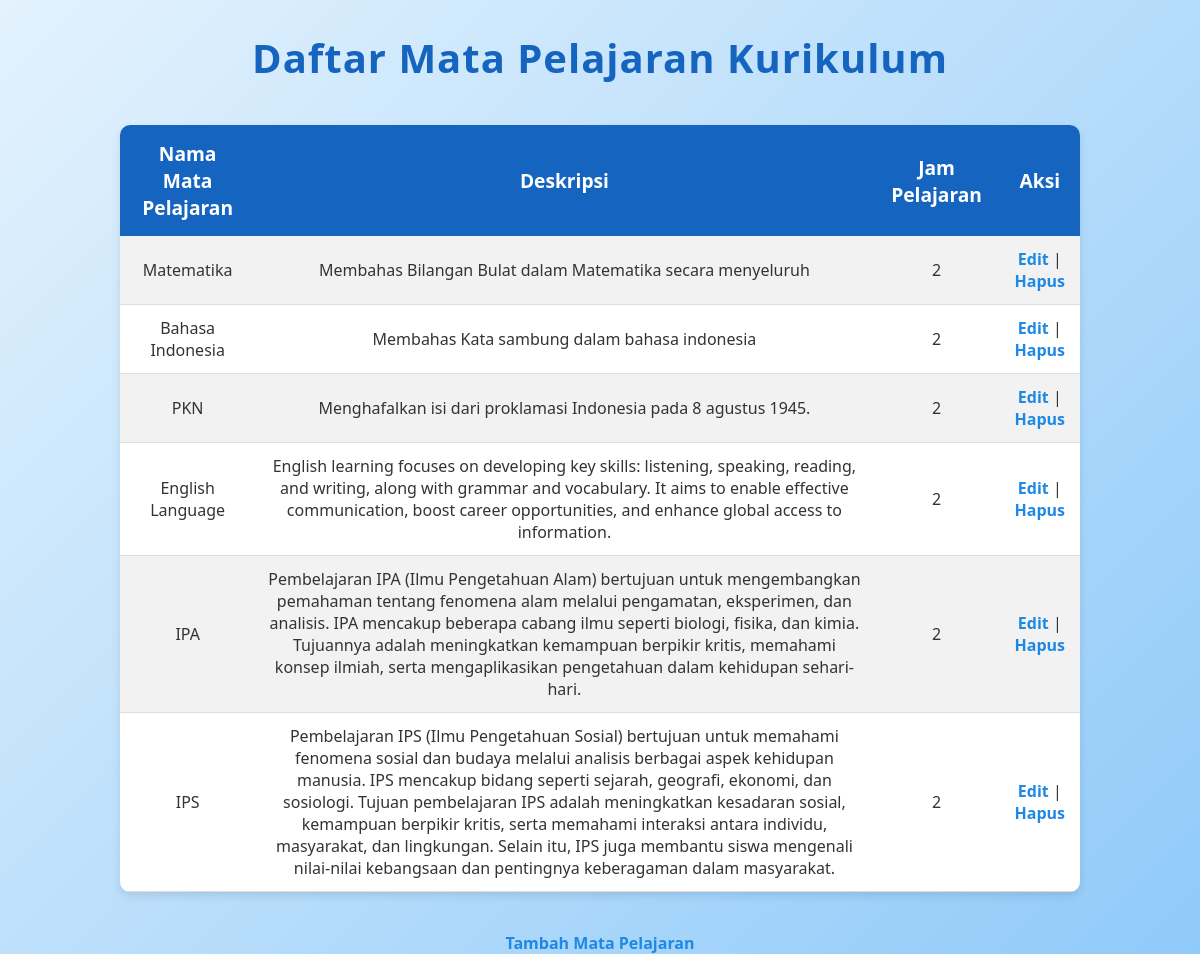
The page / on the database its author committed.
### tables this page shows
CREATE TABLE subjects (
        id INTEGER PRIMARY KEY AUTOINCREMENT,
        subject_name TEXT,
        description TEXT,
        hours INTEGER
    );

### index.php (the view, shortened to what this page needs)
<?php require 'db.php'; ?>
<!DOCTYPE html>
<html lang="en">
<head>
    <link rel="stylesheet" href="style.css">
</head>
<body>
    <h1>Daftar Mata Pelajaran Kurikulum</h1>
    <table>
        <tr>
            <th>Nama Mata Pelajaran</th>
            <th>Deskripsi</th>
            <th>Jam Pelajaran</th>
            <th>Aksi</th>
        </tr>
        <?php
        $stmt = $db->query("SELECT * FROM subjects");
        while ($row = $stmt->fetch(PDO::FETCH_ASSOC)) {
            echo "<tr>";
            echo "<td>" . htmlspecialchars($row['subject_name']) . "</td>";
            echo "<td>" . htmlspecialchars($row['description']) . "</td>";
            echo "<td>" . htmlspecialchars($row['hours']) . "</td>";
            echo "<td>";
            echo "<a href='edit.php?id=" . $row['id'] . "'>Edit</a> | ";
            echo "<a href='delete.php?id=" . $row['id'] . "' onclick='return confirm(\"Yakin ingin menghapus mata pelajaran ini?\");'>Hapus</a>";
            echo "</td>";
            echo "</tr>";
        }
        ?>
    </table>
    <a href="add.php">Tambah Mata Pelajaran</a>
</body>
</html>

### style.css (style rules this page uses)
body { font-family: 'Segoe UI', Tahoma, Geneva, Verdana, sans-serif; background: linear-gradient(135deg, #e3f2fd, #90caf9); margin: 0; padding: 0; text-align: center; color: #333; }
h1 { font-size: 2.5em; color: #1565c0; margin-top: 30px; margin-bottom: 20px; letter-spacing: 1px; }
table { width: 80%; margin: 40px auto; border-collapse: collapse; background-color: #fff; box-shadow: 0 4px 8px rgba(0, 0, 0, 0.1); border-radius: 10px; overflow: hidden; }
table, th, td { border: none; }
th { background-color: #1565c0; color: white; padding: 15px; font-size: 1.2em; }
td { padding: 12px; border-bottom: 1px solid #ddd; }
tr:nth-child(even) { background-color: #f2f2f2; }
a { color: #1e88e5; text-decoration: none; font-weight: bold; transition: color 0.3s; }

### rows shown on the page
subjects: subject_name "Matematika", description "Membahas Bilangan Bulat dalam Matematika secara menyeluruh", hours "2"
subjects: subject_name "Bahasa Indonesia", description "Membahas Kata sambung dalam bahasa indonesia", hours "2"
subjects: subject_name "PKN", description "Menghafalkan isi dari proklamasi Indonesia pada 8 agustus 1945.", hours "2"
subjects: subject_name "English Language", description "English learning focuses on developing key skills: listening, speaking, reading, and writing, along with grammar and vocabulary. It aims to enable effective communication, boost career opportunities, and enhance global access to information.", hours "2"
subjects: subject_name "IPA", description "Pembelajaran IPA (Ilmu Pengetahuan Alam) bertujuan untuk mengembangkan pemahaman tentang fenomena alam melalui pengamatan, eksperimen, dan analisis. IPA mencakup beberapa cabang ilmu seperti biologi, fisika, dan kimia. Tujuannya adalah meningkatkan kemampuan berpikir kritis, memahami konsep ilmiah, serta mengaplikasikan pengetahuan dalam kehidupan sehari-hari.", hours "2"
subjects: subject_name "IPS", description "Pembelajaran IPS (Ilmu Pengetahuan Sosial) bertujuan untuk memahami fenomena sosial dan budaya melalui analisis berbagai aspek kehidupan manusia. IPS mencakup bidang seperti sejarah, geografi, ekonomi, dan sosiologi. Tujuan pembelajaran IPS adalah meningkatkan kesadaran sosial, kemampuan berpikir kritis, serta memahami interaksi antara individu, masyarakat, dan lingkungan. Selain itu, IPS juga membantu siswa mengenali nilai-nilai kebangsaan dan pentingnya keberagaman dalam masyarakat.", hours "2"
